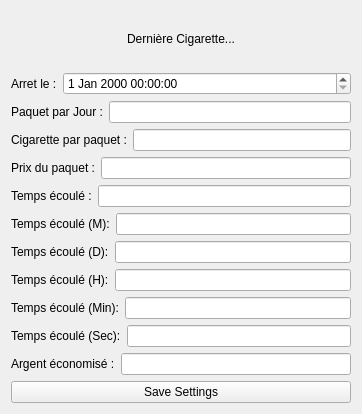
<?xml version="1.0" encoding="UTF-8"?>
<ui version="4.0">
 <class>Widget</class>
 <widget class="QWidget" name="Widget">
  <property name="geometry">
   <rect>
    <x>0</x>
    <y>0</y>
    <width>362</width>
    <height>414</height>
   </rect>
  </property>
  <property name="windowTitle">
   <string>Widget</string>
  </property>
  <layout class="QVBoxLayout" name="verticalLayout">
   <item>
    <widget class="QLabel" name="Titre">
     <property name="sizePolicy">
      <sizepolicy hsizetype="MinimumExpanding" vsizetype="MinimumExpanding">
       <horstretch>0</horstretch>
       <verstretch>0</verstretch>
      </sizepolicy>
     </property>
     <property name="text">
      <string>Dernière Cigarette...</string>
     </property>
     <property name="alignment">
      <set>Qt::AlignCenter</set>
     </property>
    </widget>
   </item>
   <item>
    <layout class="QHBoxLayout" name="horizontalLayout_8">
     <property name="sizeConstraint">
      <enum>QLayout::SetDefaultConstraint</enum>
     </property>
     <item>
      <widget class="QLabel" name="label_8">
       <property name="text">
        <string>Arret le :</string>
       </property>
      </widget>
     </item>
     <item>
      <widget class="QDateTimeEdit" name="dateTimeEdit">
       <property name="sizePolicy">
        <sizepolicy hsizetype="Expanding" vsizetype="Fixed">
         <horstretch>0</horstretch>
         <verstretch>0</verstretch>
        </sizepolicy>
       </property>
       <property name="calendarPopup">
        <bool>false</bool>
       </property>
      </widget>
     </item>
    </layout>
   </item>
   <item>
    <layout class="QHBoxLayout" name="horizontalLayout_9">
     <property name="sizeConstraint">
      <enum>QLayout::SetDefaultConstraint</enum>
     </property>
     <item>
      <widget class="QLabel" name="label_9">
       <property name="text">
        <string>Paquet par Jour :</string>
       </property>
      </widget>
     </item>
     <item>
      <widget class="QLineEdit" name="lineEditPacketPerDay">
       <property name="enabled">
        <bool>true</bool>
       </property>
       <property name="readOnly">
        <bool>false</bool>
       </property>
      </widget>
     </item>
    </layout>
   </item>
   <item>
    <layout class="QHBoxLayout" name="horizontalLayout_10">
     <property name="sizeConstraint">
      <enum>QLayout::SetDefaultConstraint</enum>
     </property>
     <item>
      <widget class="QLabel" name="label_10">
       <property name="text">
        <string>Cigarette par paquet :</string>
       </property>
      </widget>
     </item>
     <item>
      <widget class="QLineEdit" name="lineEditCigarettePerPacket">
       <property name="enabled">
        <bool>true</bool>
       </property>
       <property name="readOnly">
        <bool>false</bool>
       </property>
      </widget>
     </item>
    </layout>
   </item>
   <item>
    <layout class="QHBoxLayout" name="horizontalLayout_11">
     <property name="sizeConstraint">
      <enum>QLayout::SetDefaultConstraint</enum>
     </property>
     <item>
      <widget class="QLabel" name="label_11">
       <property name="text">
        <string>Prix du paquet :</string>
       </property>
      </widget>
     </item>
     <item>
      <widget class="QLineEdit" name="lineEditPacketPrice">
       <property name="enabled">
        <bool>true</bool>
       </property>
       <property name="readOnly">
        <bool>false</bool>
       </property>
      </widget>
     </item>
    </layout>
   </item>
   <item>
    <layout class="QHBoxLayout" name="horizontalLayout_6">
     <property name="sizeConstraint">
      <enum>QLayout::SetDefaultConstraint</enum>
     </property>
     <item>
      <widget class="QLabel" name="label_6">
       <property name="text">
        <string>Temps écoulé :</string>
       </property>
      </widget>
     </item>
     <item>
      <widget class="QLineEdit" name="lineEditTotal">
       <property name="enabled">
        <bool>true</bool>
       </property>
       <property name="readOnly">
        <bool>true</bool>
       </property>
      </widget>
     </item>
    </layout>
   </item>
   <item>
    <layout class="QHBoxLayout" name="horizontalLayout">
     <property name="sizeConstraint">
      <enum>QLayout::SetDefaultConstraint</enum>
     </property>
     <item>
      <widget class="QLabel" name="label_2">
       <property name="text">
        <string>Temps écoulé (M):</string>
       </property>
      </widget>
     </item>
     <item>
      <widget class="QLineEdit" name="lineEditMonth">
       <property name="readOnly">
        <bool>true</bool>
       </property>
      </widget>
     </item>
    </layout>
   </item>
   <item>
    <layout class="QHBoxLayout" name="horizontalLayout_3">
     <property name="sizeConstraint">
      <enum>QLayout::SetDefaultConstraint</enum>
     </property>
     <item>
      <widget class="QLabel" name="label_3">
       <property name="text">
        <string>Temps écoulé (D):</string>
       </property>
      </widget>
     </item>
     <item>
      <widget class="QLineEdit" name="lineEditDay">
       <property name="readOnly">
        <bool>true</bool>
       </property>
      </widget>
     </item>
    </layout>
   </item>
   <item>
    <layout class="QHBoxLayout" name="horizontalLayout_7">
     <property name="sizeConstraint">
      <enum>QLayout::SetDefaultConstraint</enum>
     </property>
     <item>
      <widget class="QLabel" name="label_7">
       <property name="text">
        <string>Temps écoulé (H):</string>
       </property>
      </widget>
     </item>
     <item>
      <widget class="QLineEdit" name="lineEditHour">
       <property name="readOnly">
        <bool>true</bool>
       </property>
      </widget>
     </item>
    </layout>
   </item>
   <item>
    <layout class="QHBoxLayout" name="horizontalLayout_5">
     <property name="sizeConstraint">
      <enum>QLayout::SetDefaultConstraint</enum>
     </property>
     <item>
      <widget class="QLabel" name="label_5">
       <property name="text">
        <string>Temps écoulé (Min):</string>
       </property>
      </widget>
     </item>
     <item>
      <widget class="QLineEdit" name="lineEditMin">
       <property name="readOnly">
        <bool>true</bool>
       </property>
      </widget>
     </item>
    </layout>
   </item>
   <item>
    <layout class="QHBoxLayout" name="horizontalLayout_4">
     <property name="sizeConstraint">
      <enum>QLayout::SetDefaultConstraint</enum>
     </property>
     <item>
      <widget class="QLabel" name="label_4">
       <property name="text">
        <string>Temps écoulé (Sec):</string>
       </property>
      </widget>
     </item>
     <item>
      <widget class="QLineEdit" name="lineEditSec">
       <property name="readOnly">
        <bool>true</bool>
       </property>
      </widget>
     </item>
    </layout>
   </item>
   <item>
    <layout class="QHBoxLayout" name="horizontalLayout_2">
     <property name="sizeConstraint">
      <enum>QLayout::SetDefaultConstraint</enum>
     </property>
     <item>
      <widget class="QLabel" name="label">
       <property name="text">
        <string>Argent économisé :</string>
       </property>
      </widget>
     </item>
     <item>
      <widget class="QLineEdit" name="lineEditMonnay">
       <property name="readOnly">
        <bool>true</bool>
       </property>
      </widget>
     </item>
    </layout>
   </item>
   <item>
    <widget class="QPushButton" name="pushButton">
     <property name="text">
      <string>Save Settings</string>
     </property>
    </widget>
   </item>
  </layout>
 </widget>
 <layoutdefault spacing="6" margin="11"/>
 <resources/>
 <connections/>
</ui>
